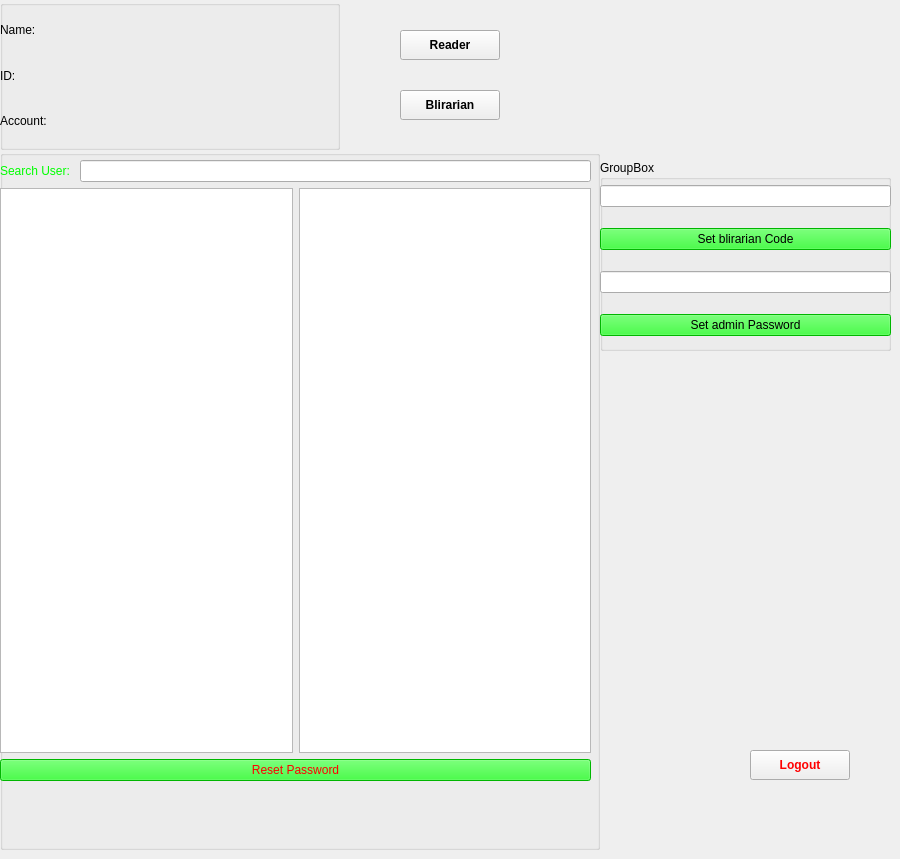
    <widget class="QWidget" name="page_3">
     <widget class="QGroupBox" name="groupBox_3">
      <property name="geometry">
       <rect>
        <x>0</x>
        <y>150</y>
        <width>600</width>
        <height>700</height>
       </rect>
      </property>
      <property name="title">
       <string/>
      </property>
      <widget class="QWidget" name="layoutWidget">
       <property name="geometry">
        <rect>
         <x>0</x>
         <y>10</y>
         <width>591</width>
         <height>621</height>
        </rect>
       </property>
       <layout class="QVBoxLayout" name="verticalLayout_2">
        <item>
         <layout class="QHBoxLayout" name="horizontalLayout_9">
          <item>
           <widget class="QLabel" name="label_4">
            <property name="styleSheet">
             <string notr="true">font: 8pt &quot;Lucida Calligraphy&quot;;
color: rgb(0, 255, 0);</string>
            </property>
            <property name="text">
             <string>Search User: </string>
            </property>
           </widget>
          </item>
          <item>
           <widget class="QLineEdit" name="lineEdit"/>
          </item>
         </layout>
        </item>
        <item>
         <layout class="QHBoxLayout" name="horizontalLayout_8">
          <item>
           <widget class="QListWidget" name="listWidget"/>
          </item>
          <item>
           <widget class="QListWidget" name="listWidget_2"/>
          </item>
         </layout>
        </item>
        <item>
         <layout class="QHBoxLayout" name="horizontalLayout_7">
          <item>
           <widget class="QPushButton" name="pushButton_6">
            <property name="styleSheet">
             <string notr="true">color: rgb(255, 0, 0);
background-color: rgb(0, 255, 0);
font: 75 8pt &quot;MS Shell Dlg 2&quot;;</string>
            </property>
            <property name="text">
             <string>Reset Password</string>
            </property>
           </widget>
          </item>
         </layout>
        </item>
       </layout>
      </widget>
     </widget>
     <widget class="QPushButton" name="Exit">
      <property name="geometry">
       <rect>
        <x>750</x>
        <y>750</y>
        <width>100</width>
        <height>30</height>
       </rect>
      </property>
      <property name="font">
       <font>
        <weight>75</weight>
        <bold>true</bold>
       </font>
      </property>
      <property name="styleSheet">
       <string notr="true">color: rgb(255, 0, 0);</string>
      </property>
      <property name="text">
       <string>Logout</string>
      </property>
     </widget>
     <widget class="QGroupBox" name="groupBox_4">
      <property name="geometry">
       <rect>
        <x>0</x>
        <y>0</y>
        <width>340</width>
        <height>150</height>
       </rect>
      </property>
      <property name="title">
       <string/>
      </property>
      <widget class="QWidget" name="layoutWidget_2">
       <property name="geometry">
        <rect>
         <x>0</x>
         <y>10</y>
         <width>331</width>
         <height>131</height>
        </rect>
       </property>
       <layout class="QVBoxLayout" name="verticalLayout_3">
        <item>
         <widget class="QLabel" name="Name_2">
          <property name="text">
           <string>Name:</string>
          </property>
         </widget>
        </item>
        <item>
         <widget class="QLabel" name="ID_2">
          <property name="text">
           <string>ID:</string>
          </property>
         </widget>
        </item>
        <item>
         <widget class="QLabel" name="AccName_2">
          <property name="text">
           <string>Account:</string>
          </property>
         </widget>
        </item>
       </layout>
      </widget>
     </widget>
     <widget class="QPushButton" name="Reader">
      <property name="geometry">
       <rect>
        <x>400</x>
        <y>30</y>
        <width>100</width>
        <height>30</height>
       </rect>
      </property>
      <property name="font">
       <font>
        <weight>75</weight>
        <bold>true</bold>
       </font>
      </property>
      <property name="text">
       <string>Reader</string>
      </property>
     </widget>
     <widget class="QPushButton" name="blirarian">
      <property name="geometry">
       <rect>
        <x>400</x>
        <y>90</y>
        <width>100</width>
        <height>30</height>
       </rect>
      </property>
      <property name="font">
       <font>
        <weight>75</weight>
        <bold>true</bold>
       </font>
      </property>
      <property name="text">
       <string>Blirarian</string>
      </property>
     </widget>
     <widget class="QGroupBox" name="groupBox_7">
      <property name="geometry">
       <rect>
        <x>600</x>
        <y>160</y>
        <width>291</width>
        <height>191</height>
       </rect>
      </property>
      <property name="title">
       <string>GroupBox</string>
      </property>
      <widget class="QWidget" name="layoutWidget">
       <property name="geometry">
        <rect>
         <x>0</x>
         <y>10</y>
         <width>291</width>
         <height>181</height>
        </rect>
       </property>
       <layout class="QVBoxLayout" name="verticalLayout_9">
        <item>
         <widget class="QLineEdit" name="lineEdit_3"/>
        </item>
        <item>
         <widget class="QPushButton" name="blirarian_3">
          <property name="styleSheet">
           <string notr="true">background-color: rgb(0, 255, 0);
font: 8pt &quot;Lucida Calligraphy&quot;;</string>
          </property>
          <property name="text">
           <string>Set blirarian Code</string>
          </property>
         </widget>
        </item>
        <item>
         <widget class="QLineEdit" name="lineEdit_4"/>
        </item>
        <item>
         <widget class="QPushButton" name="blirarian_4">
          <property name="styleSheet">
           <string notr="true">background-color: rgb(0, 255, 0);
font: 8pt &quot;Lucida Calligraphy&quot;;</string>
          </property>
          <property name="text">
           <string>Set admin Password</string>
          </property>
         </widget>
        </item>
       </layout>
      </widget>
     </widget>
    </widget>
